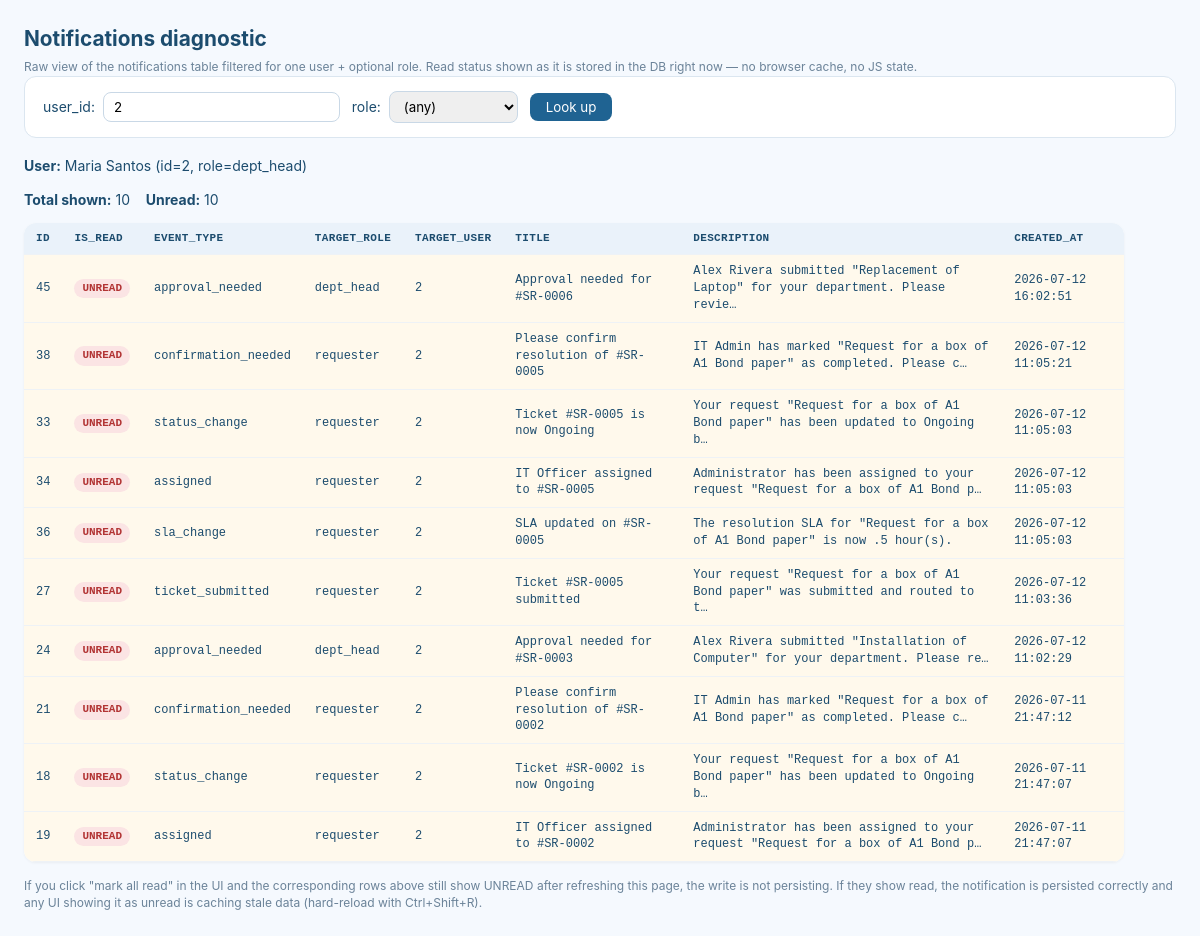
Page /csma_helpdesk/api/notifications_diag.php?user_id=2 on the committed database.
### tables this page shows
CREATE TABLE `users` (
  `id` int(11) NOT NULL,
  `employee_id` varchar(50) DEFAULT NULL,
  `username` varchar(80) NOT NULL,
  `password` varchar(255) NOT NULL,
  `role` enum('admin','school_admin','dept_head','requester') NOT NULL,
  `full_name` varchar(150) NOT NULL,
  `email` varchar(150) DEFAULT NULL,
  `department` varchar(100) DEFAULT NULL,
  `department_id` int(11) DEFAULT NULL,
  `status` enum('Active','Inactive') NOT NULL DEFAULT 'Active',
  `is_active` tinyint(1) NOT NULL DEFAULT 1,
  `created_at` datetime NOT NULL DEFAULT current_timestamp()
);

CREATE TABLE `notifications` (
  `id` int(11) NOT NULL,
  `target_role` varchar(50) DEFAULT NULL,
  `target_user` int(11) DEFAULT NULL,
  `event_type` varchar(50) NOT NULL DEFAULT 'info',
  `title` varchar(150) NOT NULL,
  `description` text DEFAULT NULL,
  `link_url` varchar(255) DEFAULT NULL,
  `ticket_id` int(11) DEFAULT NULL,
  `is_read` tinyint(1) NOT NULL DEFAULT 0,
  `created_at` datetime NOT NULL DEFAULT current_timestamp()
);

### csma_helpdesk/api/notifications_diag.php (the view, shortened to what this page needs)
<?php
require_once 'config.php';
$userId = (int)($_GET['user_id'] ?? 0);
$role   = trim($_GET['role'] ?? '');
echo '<!doctype html><meta charset="utf-8"><title>Notifications diagnostic</title>';
echo '<h1>Notifications diagnostic</h1>';
echo '<div class="hint">Raw view of the notifications table filtered for one user + optional role. Read status shown as it is stored in the DB right now — no browser cache, no JS state.</div>';
echo '<form class="lookup" method="get">';
echo '  user_id: <input name="user_id" type="number" value="'.($userId?:'').'" placeholder="42">';
echo '  role: <select name="role"><option value="">(any)</option>';
echo '</select>';
echo '  <button type="submit">Look up</button>';
echo '</form>';
try {
    $u = $pdo->prepare("SELECT id, full_name, role FROM users WHERE id = :id");
    $u->execute([':id' => $userId]);
    $ur = $u->fetch();
    echo '<p><strong>User:</strong> '.htmlspecialchars($ur['full_name']).' (id='.$ur['id'].', role='.$ur['role'].')</p>';
    $sql = "SELECT id, target_role, target_user, event_type, title, description,
                   is_read, created_at
            FROM notifications
            WHERE target_user = :uid";
    $params = [':uid' => $userId];
    if ($role !== '') {
        $sql .= " OR target_role = :role";
        $params[':role'] = $role;
    } else {
        $sql .= " OR target_role = :urole";
        $params[':urole'] = $ur['role'];
    }
    $sql .= " ORDER BY created_at DESC LIMIT 60";
    $stmt = $pdo->prepare($sql);
    $stmt->execute($params);
    $rows = $stmt->fetchAll();
    $unread = 0; foreach ($rows as $r) if (!$r['is_read']) $unread++;
    echo '<p><strong>Total shown:</strong> '.count($rows).' &nbsp;&nbsp; <strong>Unread:</strong> '.$unread.'</p>';
    echo '<table><thead><tr>';
    foreach (['id','is_read','event_type','target_role','target_user','title','description','created_at'] as $c) {
        echo '<th>'.$c.'</th>';
    }
    echo '</tr></thead><tbody>';
    foreach ($rows as $r) {
        $cls = $r['is_read'] ? 'read' : 'unread';
        $pill = $r['is_read']
            ? '<span class="pill read">read</span>'
            : '<span class="pill unread">UNREAD</span>';
        echo "<tr class=\"$cls\">";
        echo '<td>'.$r['id'].'</td>';
        echo '<td>'.$pill.'</td>';
        echo '<td>'.htmlspecialchars((string)$r['event_type']).'</td>';
        echo '<td>'.htmlspecialchars((string)$r['target_role']).'</td>';
        echo '<td>'.htmlspecialchars((string)$r['target_user']).'</td>';
        echo '<td>'.htmlspecialchars((string)$r['title']).'</td>';
        echo '<td>'.htmlspecialchars(mb_strimwidth((string)$r['description'],0,80,'…')).'</td>';
        echo '<td>'.htmlspecialchars((string)$r['created_at']).'</td>';
        echo '</tr>';
    }
    echo '</tbody></table>';
    echo '<p class="hint" style="margin-top:16px;">If you click "mark all read" in the UI and the corresponding rows above still show UNREAD after refreshing this page, the write is not persisting. If they show read, the notification is persisted correctly and any UI showing it as unread is caching stale data (hard-reload with Ctrl+Shift+R).</p>';
} catch (PDOException $e) {
    echo '<pre style="color:#b23434">DB error: '.htmlspecialchars($e->getMessage()).'</pre>';
}

### csma_helpdesk/api/notifications_diag.php (style rules this page uses)
h1 { font-size:1.3rem;margin:0 0 6px; }
.lookup { background:#fff;padding:14px 18px;border-radius:12px;border:1px solid #dbe6f0;margin-bottom:18px; }
.lookup input,.lookup select { padding:6px 10px;border:1px solid #c9d8e6;border-radius:8px;margin:0 8px 0 4px;font-family:inherit; }
.lookup button { padding:6px 16px;background:#1f6392;color:#fff;border:none;border-radius:8px;cursor:pointer;font-family:inherit; }
table { border-collapse:collapse;background:#fff;width:100%;max-width:1100px;border-radius:12px;overflow:hidden;box-shadow:0 1px 3px rgba(0,0,0,0.05); }
th,td { padding:8px 12px;text-align:left;border-bottom:1px solid #eef2f6;font-family:ui-monospace,Consolas,monospace;font-size:12px; }
th { background:#eaf2fa;color:#1c4c6e;font-weight:600;font-size:11px;text-transform:uppercase;letter-spacing:0.03em; }
tr.unread td { background:#fff9ec; }
.pill { display:inline-block;padding:2px 8px;border-radius:12px;font-size:11px;font-weight:600; }
.pill.unread { background:#fbe4e4;color:#b23434; }
.hint { color:#6b8399;font-size:12px;margin-top:4px; }

### rows in the picture
users: full_name "Maria Santos", id "2", role "dept_head"
notifications: id "45", is_read "UNREAD", event_type "approval_needed", target_role "dept_head", target_user "2", title "Approval needed for #SR-0006", description "Alex Rivera submitted \"Replacement of Laptop\" for your department. Please revie…", created_at "2026-07-12 16:02:51"
notifications: id "38", is_read "UNREAD", event_type "confirmation_needed", target_role "requester", target_user "2", title "Please confirm resolution of #SR-0005", description "IT Admin has marked \"Request for a box of A1 Bond paper\" as completed. Please c…", created_at "2026-07-12 11:05:21"
notifications: id "33", is_read "UNREAD", event_type "status_change", target_role "requester", target_user "2", title "Ticket #SR-0005 is now Ongoing", description "Your request \"Request for a box of A1 Bond paper\" has been updated to Ongoing b…", created_at "2026-07-12 11:05:03"
notifications: id "34", is_read "UNREAD", event_type "assigned", target_role "requester", target_user "2", title "IT Officer assigned to #SR-0005", description "Administrator has been assigned to your request \"Request for a box of A1 Bond p…", created_at "2026-07-12 11:05:03"
notifications: id "36", is_read "UNREAD", event_type "sla_change", target_role "requester", target_user "2", title "SLA updated on #SR-0005", description "The resolution SLA for \"Request for a box of A1 Bond paper\" is now .5 hour(s).", created_at "2026-07-12 11:05:03"
notifications: id "27", is_read "UNREAD", event_type "ticket_submitted", target_role "requester", target_user "2", title "Ticket #SR-0005 submitted", description "Your request \"Request for a box of A1 Bond paper\" was submitted and routed to t…", created_at "2026-07-12 11:03:36"
notifications: id "24", is_read "UNREAD", event_type "approval_needed", target_role "dept_head", target_user "2", title "Approval needed for #SR-0003", description "Alex Rivera submitted \"Installation of Computer\" for your department. Please re…", created_at "2026-07-12 11:02:29"
notifications: id "21", is_read "UNREAD", event_type "confirmation_needed", target_role "requester", target_user "2", title "Please confirm resolution of #SR-0002", description "IT Admin has marked \"Request for a box of A1 Bond paper\" as completed. Please c…", created_at "2026-07-11 21:47:12"
notifications: id "18", is_read "UNREAD", event_type "status_change", target_role "requester", target_user "2", title "Ticket #SR-0002 is now Ongoing", description "Your request \"Request for a box of A1 Bond paper\" has been updated to Ongoing b…", created_at "2026-07-11 21:47:07"
notifications: id "19", is_read "UNREAD", event_type "assigned", target_role "requester", target_user "2", title "IT Officer assigned to #SR-0002", description "Administrator has been assigned to your request \"Request for a box of A1 Bond p…", created_at "2026-07-11 21:47:07"

### other values in the picture
count($rows) "10"
$unread "10"
$c "ID"
$c "IS_READ"
$c "EVENT_TYPE"
$c "TARGET_ROLE"
$c "TARGET_USER"
$c "TITLE"
$c "DESCRIPTION"
$c "CREATED_AT"
